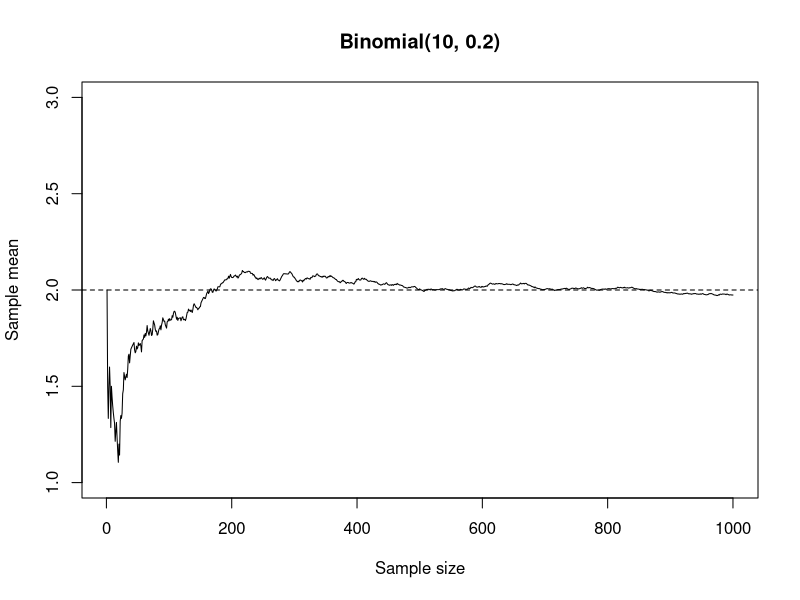
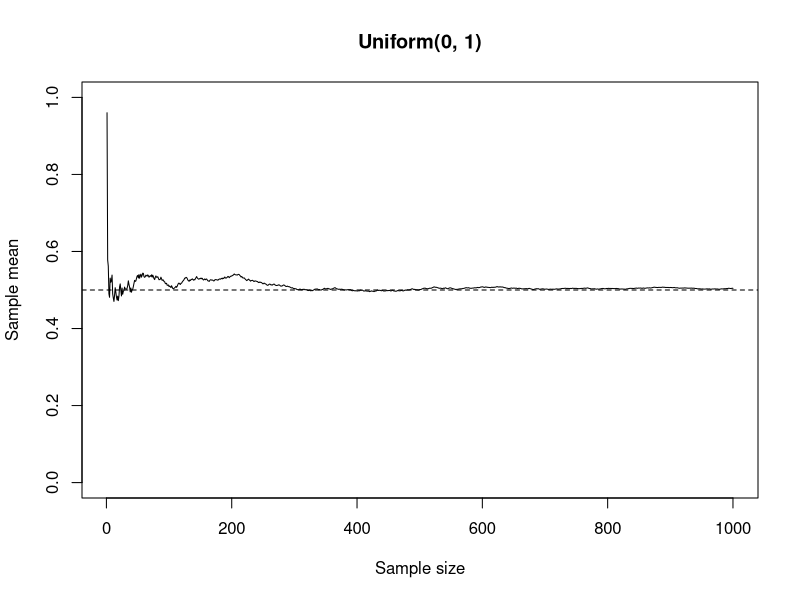
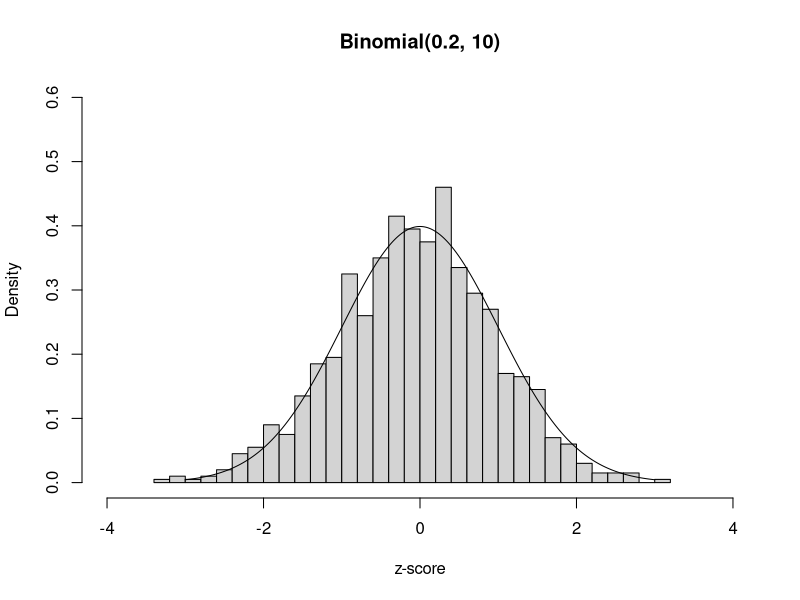
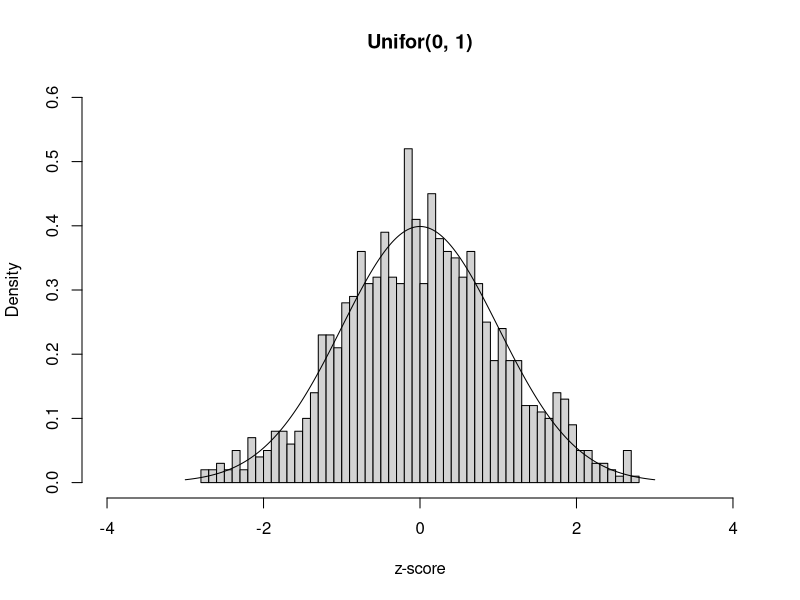

The R source for these figures, in order:
## ---- chunk 1
dunif(0.5, min = 0, max = 1)
## ---- chunk 2
punif(1, min = -2, max = 2)
## ---- chunk 3
sims <- 1000
p <- 0.5
x <- runif(sims, min = 0, max = 1)
head(x)
## ---- chunk 4
y <- as.integer(x <= p)
head(y)
## ---- chunk 5
mean(y)
## ---- chunk 6
dbinom(2, size = 3, prob = 0.5)
## ---- chunk 7
pbinom(1, size = 3, prob = 0.5)
## ---- chunk 8
voters <- c(1000, 10000, 100000)
dbinom(voters / 2, size = voters, prob = 0.5)
## ---- chunk 9
pnorm(1) - pnorm(-1)
## ---- chunk 10
pnorm(2) - pnorm(-2)
## ---- chunk 11
mu <- 5
sigma <- 2
pnorm(mu + sigma, mean = mu, sd = sigma) - pnorm(mu - sigma, mean = mu, sd = sigma)
## ---- chunk 12
pnorm(mu + 2*sigma, mean = mu, sd = sigma) - pnorm(mu - 2*sigma, mean = mu, sd = sigma)
## ---- chunk 13
sims <- 1000
x.binom <- rbinom(sims, p = 0.2, size = 10)
mean.binom <- cumsum(x.binom) / 1:sims
## ---- chunk 14
x.unif <- runif(sims)
mean.unif <- cumsum(x.unif) / 1:sims
## ---- chunk 15
plot(1:sims, mean.binom, type = "l", ylim = c(1, 3), xlab = "Sample size", ylab = "Sample mean", main = "Binomial(10, 0.2)")
abline(h = 2, lty = "dashed")
## ---- chunk 16
plot(1:sims, mean.unif, type = "l", ylim = c(0, 1), xlab = "Sample size", ylab = "Sample mean", main = "Uniform(0, 1)")
abline(h = 0.5, lty = "dashed")
## ---- chunk 17
n.samp <- 1000
z.binom <- z.unif <- rep(NA, sims)

for (i in 1:sims) {
  x <- rbinom(n.samp, p = 0.2, size = 10)
  z.binom[i] <- (mean(x) - 2) / sqrt(1.6 / n.samp)
  x <- runif(n.samp, min = 0, max = 1)
  z.unif[i] <- (mean(x) - 0.5) / sqrt(1 / (12 * n.samp))
}

hist(z.binom, freq = FALSE, nclass = 40, xlim = c(-4, 4), ylim = c(0, 0.6), xlab = "z-score", main = "Binomial(0.2, 10)")
x <- seq(from = -3, to = 3, by = 0.01)
lines(x, dnorm(x))
## ---- chunk 18
hist(z.unif, freq = FALSE, nclass = 40, xlim = c(-4, 4), ylim = c(0, 0.6), xlab = "z-score", main = "Unifor(0, 1)")
lines(x, dnorm(x))
